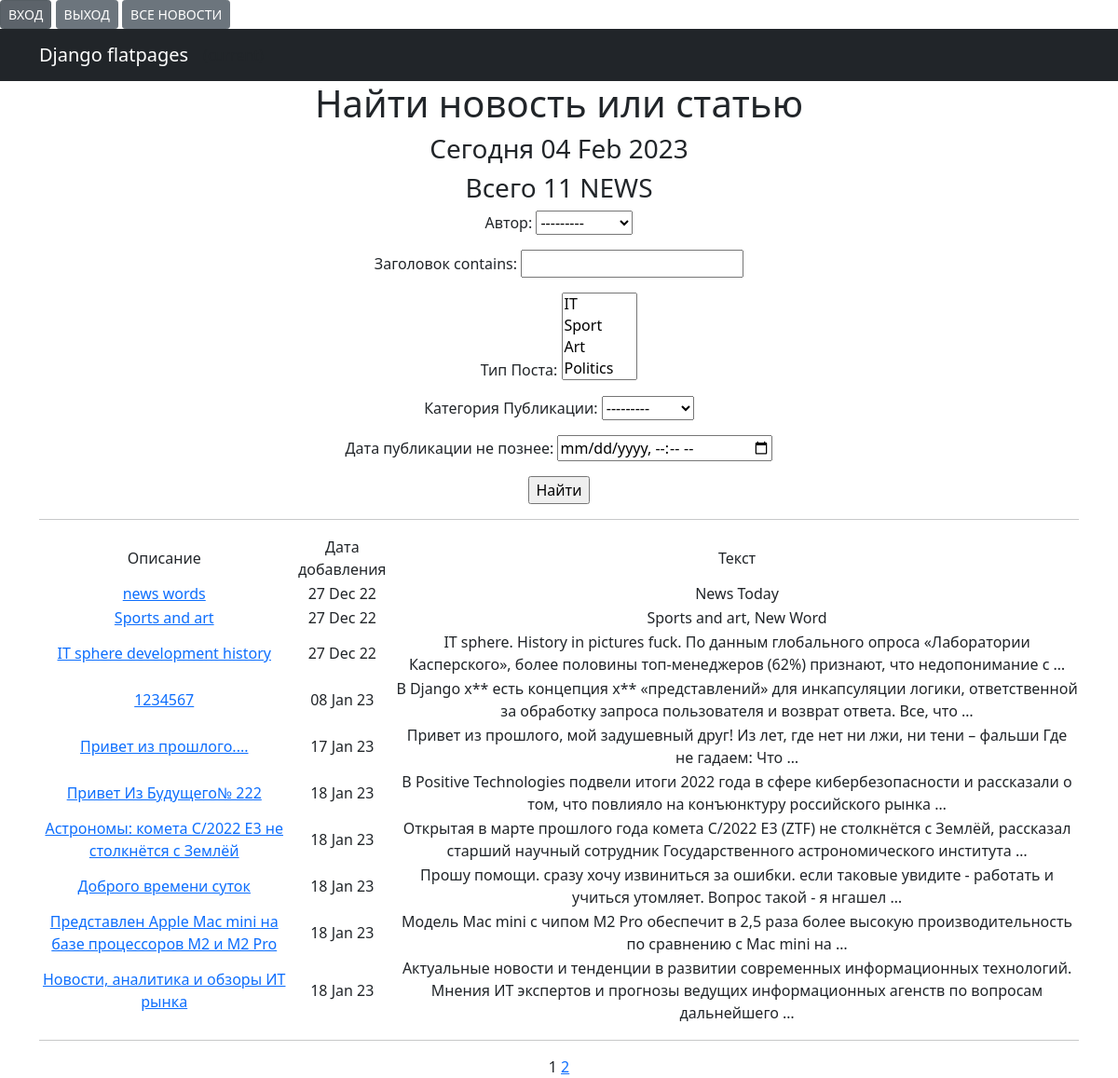
/news/search/, run on an earlier commit of the app's database.
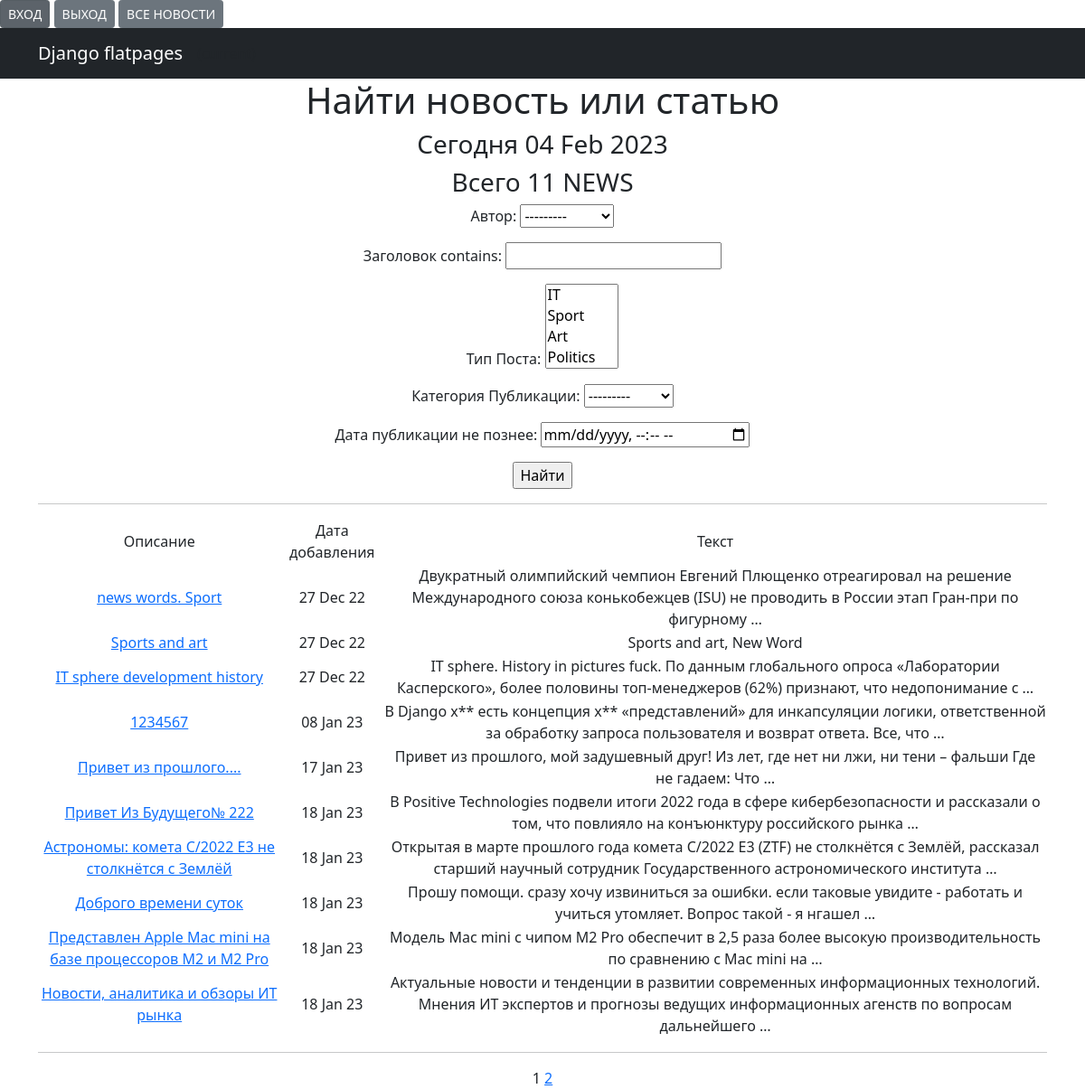
And on a later commit of the database.
### news/models.py (models this page shows, shortened)
class Post(models.Model):
    author = models.ForeignKey(Author, on_delete=models.CASCADE, verbose_name="Автор")
    NEWS = "NW"
    ARTICLE = "AT"
    CATEGORY_CHOICES = (
        (NEWS, 'НОВОСТЬ'),
        (ARTICLE, 'СТАТЬЯ'),
    )
    categoryType = models.CharField(max_length=2, choices=CATEGORY_CHOICES, default=ARTICLE,
                                    verbose_name="Категория Публикации")
    dataCreation = models.DateTimeField(auto_now_add=True, verbose_name="Дата публикации")
    category = models.ManyToManyField(Category, through='PostCategory', verbose_name="Тип Поста")
    title = models.CharField(max_length=128, verbose_name="Заголовок")
    text = models.TextField(verbose_name=' ТЕКСТ')
    rating = models.SmallIntegerField(default=0, verbose_name="Рейтинг")

### news/views.py (the view)
# urls.py: path('search/', NewsSearch.as_view(), name='search'),
class NewsSearch(ListView):
    model = Post
    ordering = 'dataCreation'
    template_name = 'search.html'
    context_object_name = 'search'
    paginate_by = 10
    def get_queryset(self):
        queryset = super().get_queryset()
        self.filterset = PostFilter(self.request.GET, queryset)
        return self.filterset.qs
    def get_context_data(self, **kwargs):
        context = super().get_context_data(**kwargs)
        context['filterset'] = self.filterset
        context['all_news'] = Post.objects.all()
        return context

### news/models.py (called while the page is built)
    def __str__(self):
        return f'{self.authorUser}'

    def __str__(self):
        return f'{self.name}'

### news/templatetags/custom_filters.py (called while the page is built)
@register.filter()
def censor(value):
    ban_words = ['fuck', 'хер']
    if not isinstance(value, str):
        raise TypeError(f"unresolved type'{type(value)}' expected type 'str")
    for word in value.split():
        if word.lower() in ban_words:
            value = value.replace(word, f'{word[0]}{"*"*(len(word)-1)}')
    return value

### news/templatetags/custom_tags.py (called while the page is built)
@register.simple_tag()
def current_time(format_string='%b %d %Y'):
    return datetime.utcnow().strftime(format_string)

### news/templates/search.html (shortened to what this page needs)
{% extends 'flatpages/default.html' %}
{% load custom_filters %}
{% load custom_tags %}
{% block content %}
<h1>Найти новость или статью</h1>
<h3>Сегодня {% current_time '%d %b %Y' %}</h3>
<h3> Всего {{ all_news|length }} NEWS</h3>
<form action="" method="get">
    {{ filterset.form.as_p }}
    <input type="submit" value="Найти"/>
</form>
<hr>
{% if search %}
<table>
    <tr>
        <td>Описание</td>
        <td>Дата добавления</td>
        <td>Текст</td>
    <tr>
        {% for new in search %}
    <tr>
        <td><a href="{% url 'new' new.id %}">{{ new.title|censor }}</a></td>
        <td>{{ new.dataCreation|date:'d M y ' }}</td>
        <td>{{ new.text|truncatewords:20|censor}}</td>
        {% endfor %}
</table>
<hr>
{% else %}
<h2>Новостей нет!</h2>
{% endif %}
{{ page_obj.number }}
{% if page_obj.has_next %}
<a href="?page={{ page_obj.next_page_number }}">{{ page_obj.next_page_number }}</a>
{% endif %}
{% endblock content %}

What changed in the data, as far as the page shows it:
changed Post: title|censor "news words" → "news words. Sport"; text|censor "News Today" → "Двукратный олимпийский чемпион Евгений Плющенко отреагировал на решение Международного союза конькобежцев (ISU) не проводить в России этап Гран-при по фигурному …"
